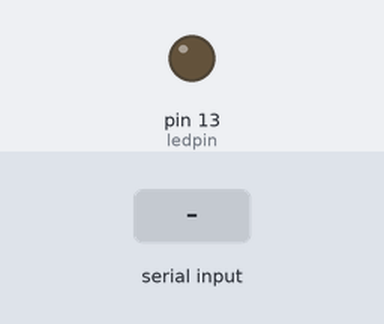
A sketch run on a simulated Arduino Uno, built with avr-gcc and run on an emulated ATmega328P. Parts: output pins drawn as LEDs (lit = HIGH). The inputs (shaded band) are chosen by the test bench.

Above: at 1.2 s.
1.3 s: "1" received over the second serial link
At 2.5 s:
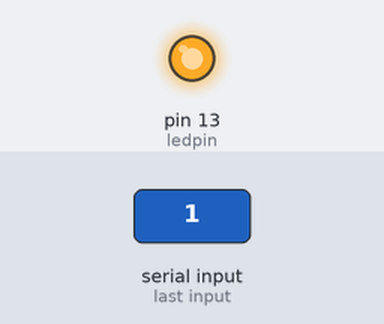
2.8 s: "0" received over the second serial link
At 3.4 s:
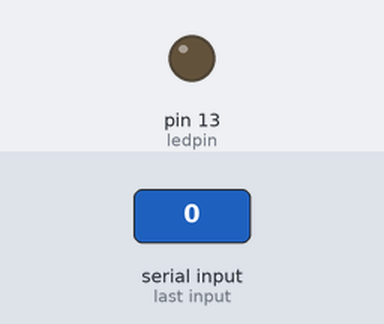
Timing chart, 0 to 5.8 s (numbered marks = the images above; inputs shaded):
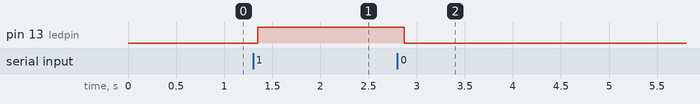

The sketch:

testing-hc-05.ino
```cpp
#include <SoftwareSerial.h>// import the serial library

SoftwareSerial BT(10, 11); // RX, TX
int ledpin=13; // led on D13 will show blink on / off
int BluetoothData; // the data given from Computer
int SerialValue;

void setup()
{
  BT.begin(9600);
  BT.println("Bluetooth On please press 1 or 0 blink LED ..");
  pinMode(ledpin,OUTPUT);
}

void loop()
{
  if (BT.available())
  {
    BluetoothData=BT.read();
    if(BluetoothData=='1')
    {
      // if number 1 pressed ....
      digitalWrite(ledpin,1);
      BT.println("LED  On D13 ON ! ");
    }
    if (BluetoothData=='0')
    {
      // if number 0 pressed ....
      digitalWrite(ledpin,0);
      BT.println("LED  On D13 Off ! ");
    }
  }
delay(100);// prepare for next data ...
}
```

Measured:
- after the input at 1.3 s, pin 13 (ledpin): LOW → HIGH after 0.05 s
- after the input at 2.8 s, pin 13 (ledpin): HIGH → LOW after 0.07 s
